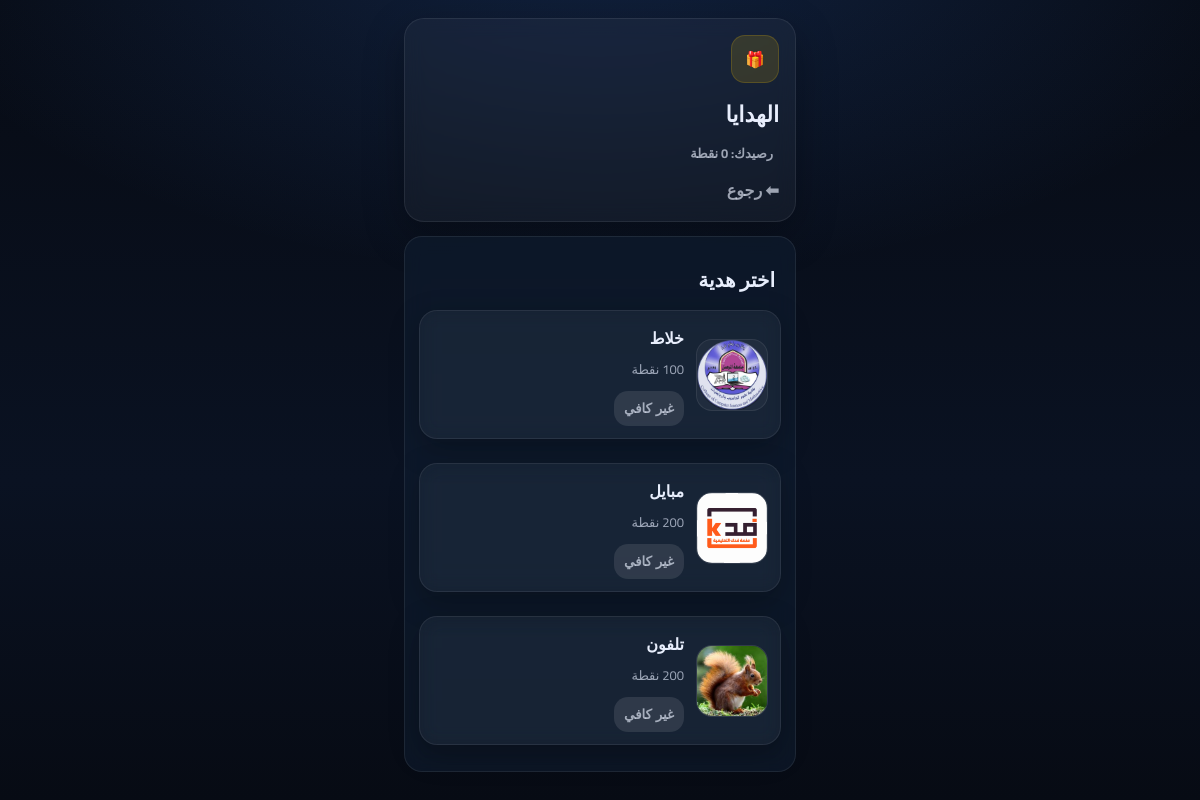
The app's page /gifts (signed in), older data.
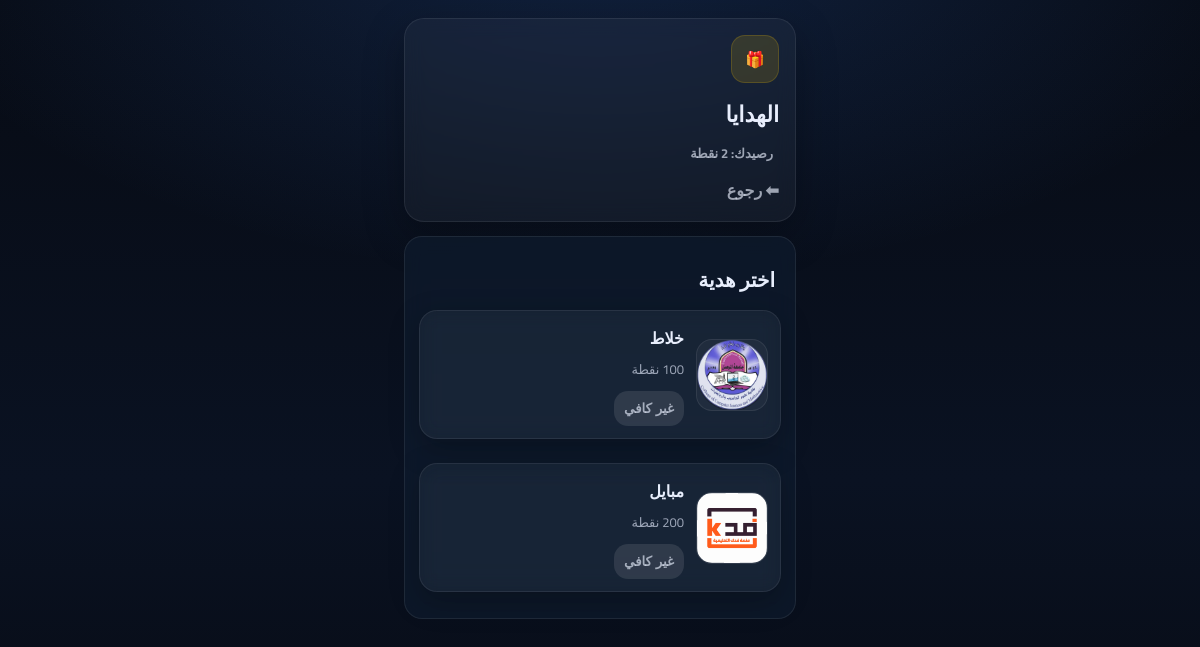
The same page, newer data.
### tables this page shows
CREATE TABLE gifts (
        id INTEGER PRIMARY KEY AUTOINCREMENT,
        name TEXT NOT NULL,
        points_required INTEGER NOT NULL,
        image_filename TEXT,
        is_active INTEGER NOT NULL DEFAULT 1,
        created_at TEXT NOT NULL
    );

### app.py (the view)
@app.get("/gifts")
def user_gifts():
    if not user_required():
        return redirect(url_for("user_login"))
    con = db.connect()
    user = con.execute("SELECT id,points FROM technicians WHERE id=?", (current_user_id(),)).fetchone()
    gifts = con.execute("SELECT * FROM gifts WHERE is_active=1 ORDER BY points_required ASC").fetchall()
    con.close()
    return render_template(
        "user_gifts.html",
        site_name=SITE_NAME,
        user=user,
        gifts=gifts,
        storage_public_base=supabase_public_base() if _use_supabase_storage() else None
    )

### app.py (called while the page is built)
def _use_supabase_storage():
    return bool(SUPABASE_URL and SUPABASE_SERVICE_ROLE_KEY and SUPABASE_BUCKET)

def user_required():
    return session.get("user_logged_in") is True

def current_user_id():
    return session.get("user_id")

### db.py (called while the page is built)
def _is_postgres():
    return DATABASE_URL.startswith("postgres://") or DATABASE_URL.startswith("postgresql://")

def connect():
    if _is_postgres():
        import psycopg2
        conn = psycopg2.connect(DATABASE_URL)
        return _PgConnWrapper(conn)
    con = sqlite3.connect(DB_PATH)
    con.row_factory = sqlite3.Row
    return con

### templates/user_gifts.html (shortened to what this page needs)
<!doctype html>
<html lang="ar" dir="rtl">
<head>
  <link rel="stylesheet" href="{{ url_for('static', filename='css/theme.css') }}">
</head>
<body>
  <div class="mobile-wrap">
    <div class="top-card">
      <div class="badge-icon">🎁</div>
      <div style="margin-top:10px;">
        <div class="page-title">الهدايا</div>
        <div class="page-subtitle">رصيدك: {{ user.points }} نقطة</div>
      </div>
      <div style="margin-top:10px;">
        <a href="{{ url_for('user_dashboard') }}" style="color:var(--muted);text-decoration:none;font-weight:800;">⬅ رجوع</a>
      </div>
    </div>
    <div class="section">
      <div class="section-title">اختر هدية</div>
      <div style="display:grid;grid-template-columns:repeat(1,minmax(0,1fr));gap:12px;">
        {% for g in gifts %}
          <div class="quick-item" style="padding:12px;text-align:right;">
            <div style="display:flex;gap:12px;align-items:center;">
              <div class="gift-thumb">
                {% if g.image_filename %}
                  {% if '://' in g.image_filename %}
                    <img src="{{ g.image_filename }}" alt="">
                  {% elif storage_public_base %}
                    <img src="{{ storage_public_base ~ g.image_filename }}" alt="">
                  {% else %}
                    <img src="{{ url_for('static', filename='uploads/' ~ g.image_filename) }}" alt="">
                  {% endif %}
                {% else %}
                  <div style="height:100%;display:flex;align-items:center;justify-content:center;opacity:.6;font-size:26px;">🎁</div>
                {% endif %}
              </div>
              <div style="flex:1;">
                <div style="font-weight:900;">{{ g.name }}</div>
                <div class="muted small" style="margin-top:4px;">{{ g.points_required }} نقطة</div>
                <div style="margin-top:10px;">
                  {% if user.points >= g.points_required %}
                    <form method="post" action="{{ url_for('user_redeem', gift_id=g.id) }}">
                      <button class="btn-yellow" type="submit" style="padding:10px;border-radius:14px;">طلب الهدية</button>
                    </form>
                  {% else %}
                    <button class="btn-yellow" type="button" disabled
                            style="padding:10px;border-radius:14px;background:rgba(255,255,255,.10);color:var(--muted);cursor:not-allowed;">
                      غير كافي
                    </button>
                  {% endif %}
                </div>
              </div>
            </div>
          </div>
        {% endfor %}
      </div>
    </div>
  </div>
</body>
</html>

Row changes from the older to the newer data that the page shows:
removed gifts: image_filename (picture), name "تلفون", points_required "غير كافي"
